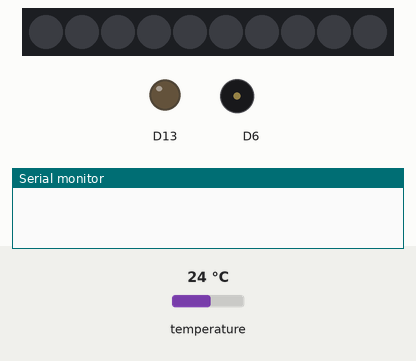
Recording of a sketch running on a simulated Adafruit Circuit Playground Express. On the bench: 10 RGB LEDs in strip order, left to right, output pins drawn as LEDs (lit = HIGH), buzzer (waves = sounding), the last lines printed to the serial monitor. The inputs (shaded band) are chosen by the test bench; at power-on: temperature 24 °C. Dim RGB values are drawn brighter than linear.

Above: at 1.2 s.
1.3 s: temperature set to 27.4 °C
2.8 s: temperature set to 28.4 °C
At 3.4 s:
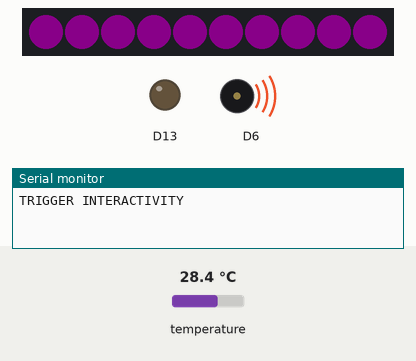
Timing chart, 0 to 11.8 s (numbered marks = the images above; inputs shaded):
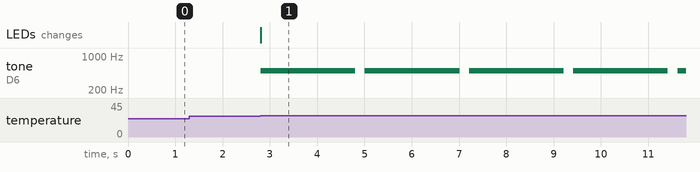

The sketch:

2_WhileLoop_Challenge.ino
```cpp
#include <Adafruit_CircuitPlayground.h> // include the adafruit circuit playground library

float tempF; // this variable will store our light sensor value allowing us to do THINGS with it!
int THRESHOLD = 82; // at what value or lower do we trigger our interactivity?

void setup() {
  Serial.begin(9600); // initialize serial
  CircuitPlayground.begin(); // initialize Circuit Playground
}

void loop() {
  tempF = CircuitPlayground.temperatureF();

  while (tempF > THRESHOLD) {
    tempF = CircuitPlayground.temperatureF();
    Serial.println("TRIGGER INTERACTIVITY");
    for (int i = 0; i < 10; i++) { // use a for loop to go from one pixel to the next
      CircuitPlayground.setPixelColor(i, 128,   0,   128); // and set the color for the that pixel in RGB
    }
    CircuitPlayground.playTone(500, 2000);
    delay(200);
  }

  delay(100); // delay of 100 milliseconds between readings
}
```

Measured:
- the behaviour switches between 27.7 and 27.8 °C on temperature (found by bisection; images 0 and 1)
- after the input at 1.3 s, every drawn part: stays the same
- after the input at 2.8 s, tone on D6: alternates 500 Hz for 2.0 s and silent for 0.20 s, starting at once; the LEDs: change at once (image 1)
